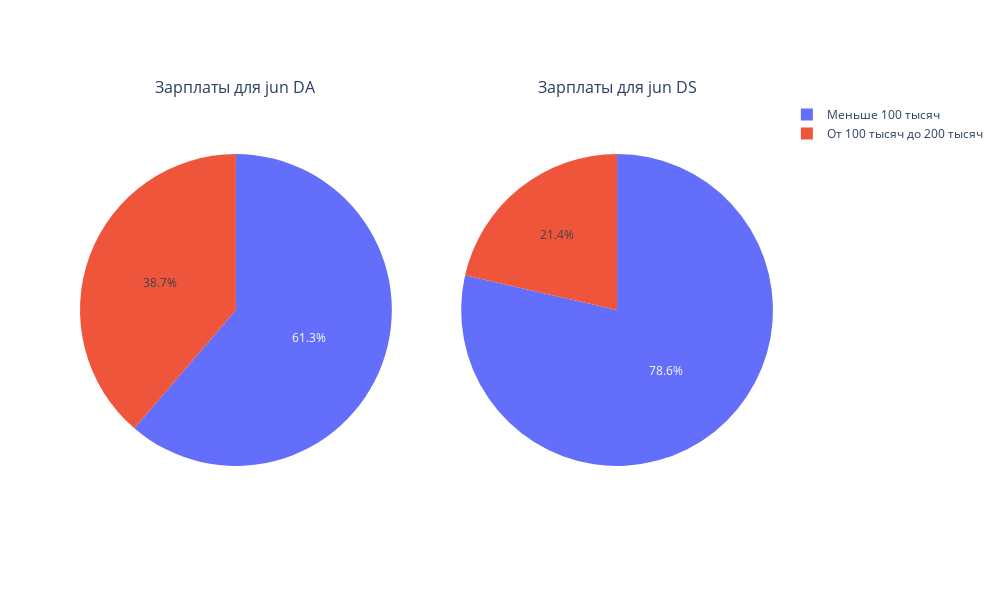

The code cell stored with this chart in its notebook:
### Markdown cell above
Действительно, в датасете нет необходимых данных, следовательно отобразим информацию по столбцу `salary_bin`

### Code cell
fig = make_subplots(rows=1, cols=2, subplot_titles=(
    "Зарплаты для jun DA", "Зарплаты для jun DS"))
fig.add_trace(go.Pie(values=da_data_j['salary_bin'].value_counts(
).values, labels=da_data_j['salary_bin'].value_counts().tail(2).index, domain=dict(x=[0, 0.45])))

fig.add_trace(go.Pie(values=ds_data_j['salary_bin'].value_counts(
).values, labels=ds_data_j['salary_bin'].value_counts().tail(2).index, domain=dict(x=[0.55, 1])))
fig.update_layout(height=600, width=1000)
fig.show()

### Figure 1 — Plotly figure (JSON) as saved in the notebook; plotly's stock layout.template omitted (floating-point values rounded to 4 significant figures)
{"data": [{"domain": {"x": [0, 0.45]}, "labels": ["Меньше 100 тысяч", "От 100 тысяч до 200 тысяч"], "type": "pie", "values": [76, 48, 18]}, {"domain": {"x": [0.55, 1]}, "labels": ["Меньше 100 тысяч", "От 100 тысяч до 200 тысяч"], "type": "pie", "values": [33, 9, 2]}], "layout": {"annotations": [{"font": {"size": 16}, "showarrow": false, "text": "Зарплаты для jun DA", "x": 0.225, "xanchor": "center", "xref": "paper", "y": 1, "yanchor": "bottom", "yref": "paper"}, {"font": {"size": 16}, "showarrow": false, "text": "Зарплаты для jun DS", "x": 0.775, "xanchor": "center", "xref": "paper", "y": 1, "yanchor": "bottom", "yref": "paper"}], "height": 600, "width": 1000, "xaxis": {"anchor": "y", "domain": [0, 0.45]}, "xaxis2": {"anchor": "y2", "domain": [0.55, 1]}, "yaxis": {"anchor": "x", "domain": [0, 1]}, "yaxis2": {"anchor": "x2", "domain": [0, 1]}}}
